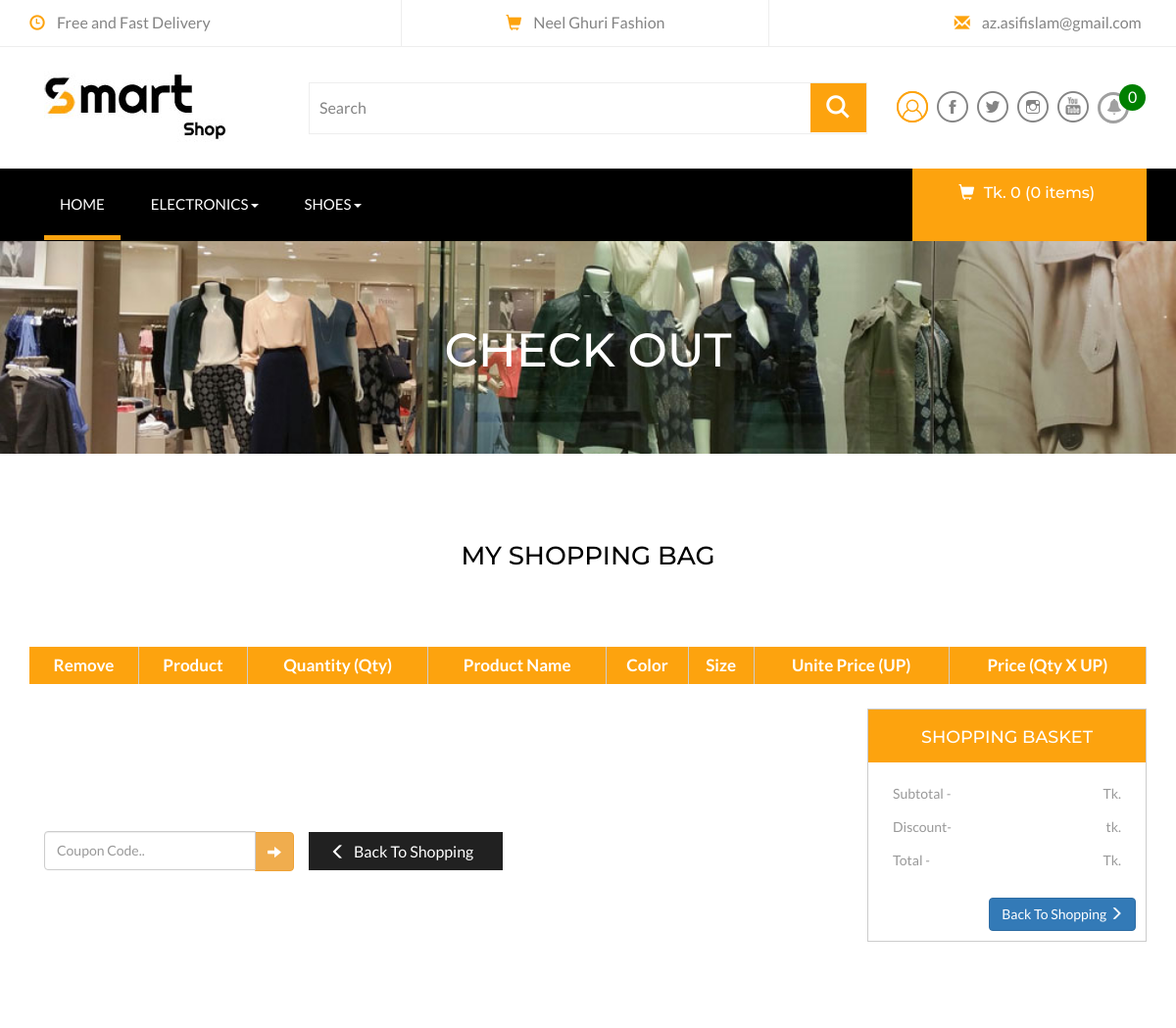
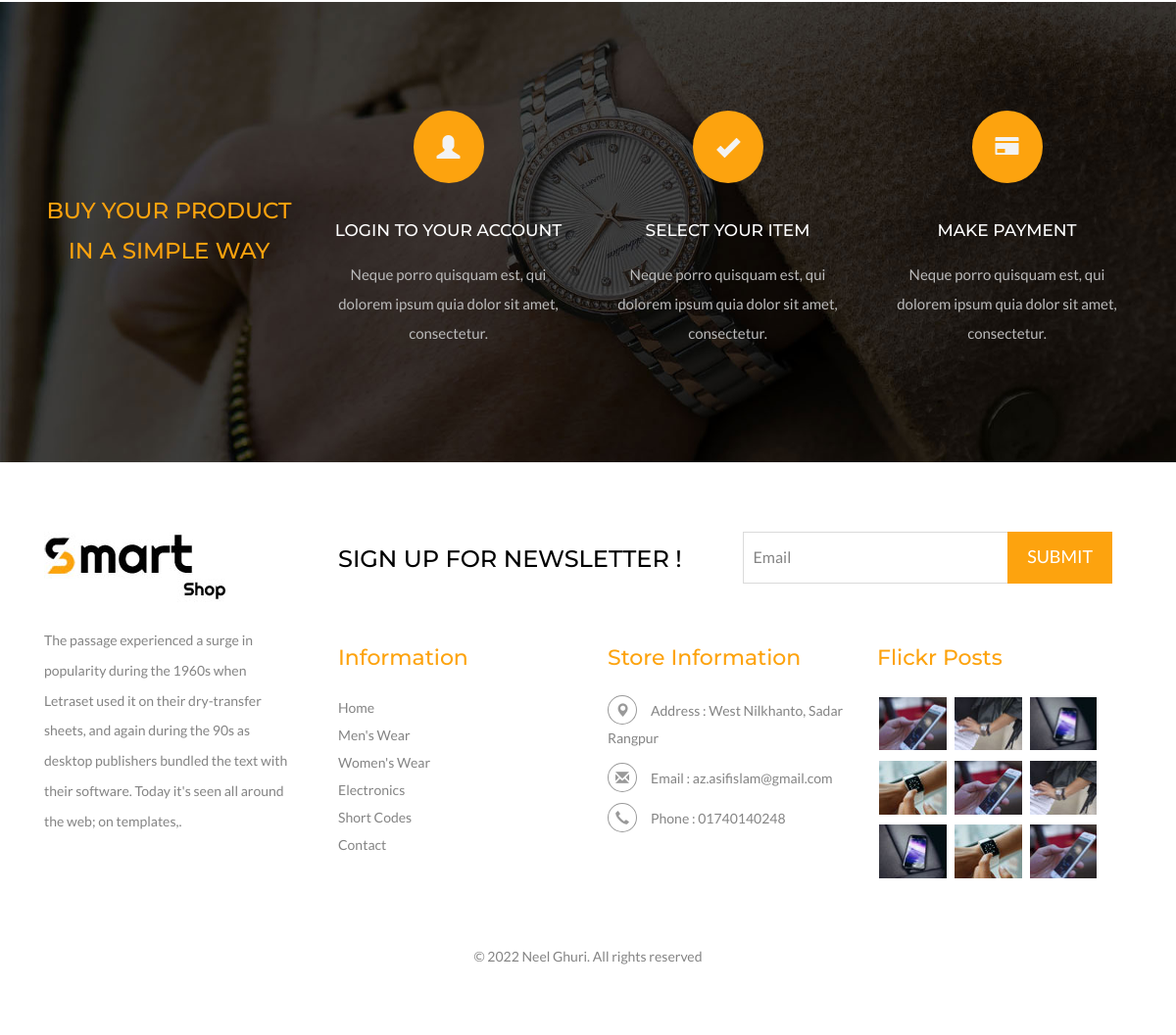
Page /order/cart-view/ (signed in) on the committed database (2 pictures, top to bottom).
### store/models.py (models this page shows, shortened)
class OurProjectInfo(models.Model):
    User=get_user_model();
    user=models.ForeignKey(User,on_delete=models.CASCADE)
    company_name = models.CharField(max_length=50,verbose_name="Company Name")
    company_address = models.CharField(max_length=250,verbose_name="Company address")
    about_company = models.CharField(max_length=250,verbose_name="About Company")
    email_adddress = models.CharField(max_length=50,verbose_name="Email adddress")
    contract_number = models.CharField(max_length=15,verbose_name="Contract Number")
    facebook = models.CharField(max_length=250,verbose_name="Facebook")
    twitter = models.CharField(max_length=250,verbose_name="Twitter")
    youtube = models.CharField(max_length=250,verbose_name="Youtube")
    linkedin = models.CharField(max_length=250,verbose_name="Linkedin")
    company_logo=models.ImageField(upload_to='logo')
    fabi_icon=models.ImageField(upload_to='fabi_icon')
    is_active=models.BooleanField(default=False)
    created=models.DateTimeField(auto_now_add=True)

class Category(models.Model):
    name=models.CharField(max_length=50,blank=False,null=False)
    image = models.ImageField(upload_to='category',blank=True,null=True)
    parent=models.ForeignKey("self",related_name="children", on_delete=models.CASCADE,max_length=50,blank=True,null=True)
    createddate=models.DateField(auto_now_add=True)
    class Meta:
        ordering=['-createddate']
        verbose_name_plural="Categories"

### account/models.py (models this page shows, shortened)
class User(AbstractBaseUser,PermissionsMixin):
    USER_TYPE=(
        ('visitor','visitor'),
        ('developer','developer'),
    )
    email=models.EmailField(unique=True, max_length=50)
    username=models.CharField(unique=True, max_length=100)
    REQUIRED_FIELDS=['username']
    USERNAME_FIELD='email'
    user_type=models.CharField(choices=USER_TYPE, max_length=100,default=USER_TYPE[0])
    is_staff=models.BooleanField(default=False)
    is_superuser=models.BooleanField(default=False)
    is_active=models.BooleanField(default=False)
    is_verify=models.BooleanField(default=False)
    objects=CustomManager()

### notification/models.py (models this page shows, shortened)
class UserObject(models.Model):
    user=models.OneToOneField(User,on_delete=models.CASCADE)
    createdate=models.DateTimeField(auto_now_add=True)

### order/models.py (models this page shows, shortened)
class Order(models.Model):
    PAYMENT_METHOD=(
        ('Cash on Delivery','Cash on Delivery'),
        ('PayPal','PayPal'),
        ('SSLcommerz','SSLcommerz'),
    )
    user = models.ForeignKey(User, on_delete=models.CASCADE)
    orderitems= models.ManyToManyField(Cart)
    ordered=models.BooleanField(default=False)
    created=models.DateField(auto_now_add=True)
    paymentId=models.CharField(max_length=250,blank=True,null=True)
    orderId=models.CharField(max_length=250,blank=True,null=True)
    payment_method=models.CharField(max_length=30,choices=PAYMENT_METHOD,default='Cash on Delivery')
    def get_totals(self):
        total=0
        return total

### order/views.py (the view)
# urls.py: path('cart-view/', views.cartView, name='cart'),
def cartView(request):
    if request.user.is_authenticated:
        carts = Cart.objects.filter(user=request.user,purchased = False)
        orders = Order.objects.filter(user=request.user, ordered = False)
        if carts.exists() and orders.exists():
            order = orders[0]
            coupon_form=CouponCodeForm(request.POST)
            if coupon_form.is_valid():
                current_time=timezone.now().date()
                code=coupon_form.cleaned_data.get('code')
                try:
                    coupon_obj=Coupon.objects.get(code=code)
                    if coupon_obj.valid_to >= current_time and coupon_obj.active_status==True:
                        get_discount=(coupon_obj.discount/100)*order.get_totals()
                        total_price_after_discount=order.get_totals()-get_discount
                        request.session['discount_amount']=get_discount
                        request.session['total_price_after_discount']=total_price_after_discount
                        request.session['coupon_code']=code
                        return redirect('order:cart')
                except Coupon.DoesNotExist:
                    coupon_obj = None
            request.session['discount_amount']=1700
            request.session['total_price_after_discount']=15300
            total_price_after_discount=request.session.get('total_price_after_discount')
            code=request.session.get('coupon_code')
            discount_amount=request.session.get('discount_amount')
            context={
                'carts':carts,
                'orders':orders[0],
                'coupon_form':coupon_form,
                'total_price_after_discount':total_price_after_discount,
                'discount_amount':discount_amount,
                'coupon_code':code,
            }
            return render(request,'frontend/cart_view.html',context);
        else:
            return render(request,'frontend/cart_view.html',{});
    else:
        return redirect('account:login')

### templates/frontend/cart_view.html (shortened to what this page needs)
{% extends 'base.html' %}
{% block main_cotents %}
<div class="page-head">
	<div class="container">
		<h3 style="color:#fff">Check Out</h3>
	</div>
</div>
<div class="checkout">
	<div class="container">
		<h3>My Shopping Bag</h3>
		<div class="table-responsive checkout-right animated wow slideInUp" data-wow-delay=".5s">
			<table class="timetable_sub">
				<thead>
					<tr>
						<th>Remove</th>
						<th>Product</th>
						<th>Quantity (qty)</th>
						<th>Product Name</th>
						<th>Color</th>
						<th>Size</th>
						<th>Unite Price (UP)</th>
						<th>Price (qty x UP)</th>
					</tr>
				</thead>
			</table>
		</div>
		<div class="checkout-left">
				<div class="checkout-right-basket animated wow slideInRight" data-wow-delay=".5s">
					<div class="col-lg-3 in-gp-tb">
						<form method="POST" action="">
							<div class="input-group" style="margin-top:-10px" >
							<input type="text" class="form-control" placeholder="Coupon Code.." name="code" style="height:40px">
							<span class="input-group-btn">
								<button class="btn btn-warning glyphicon glyphicon glyphicon-arrow-right" type="submit" style="height:40px;border-radius:none"></button>
							</span>
							</div>
						</form>
					</div>
					<a href="{% url 'order:cart' %}"><span class="glyphicon glyphicon-menu-left" aria-hidden="true"></span>Back To Shopping</a>
				</div>
				<div class="checkout-left-basket animated wow slideInLeft" data-wow-delay=".5s" style="margin-top:-185px">
					<h4>Shopping basket</h4>
					<ul>
						<li>Subtotal <i>-</i> <span>Tk.{{orders.get_totals}}</span></li>
						<li>Discount<i>-</i>
							<span>tk.
							</span>
						</li>
						<li>Total <i>-</i> <span>Tk.
						</span></li>
					</ul>
					<a href="{% url 'payment:checkout' %}" class="btn btn-primary pull-right" style="margin:10px;">Back To Shopping <span class="glyphicon glyphicon-menu-right" aria-hidden="true"></span></a>
				</div>
				<div class="clearfix"> </div>
			</div>
	</div>
</div>
{% endblock %}

### templates/base.html (shortened to what this page needs)
<!DOCTYPE html>
<html>
<head>
{% load category %}
{% load cart_product %}
{% load companyInfo %}
{% load notificationtags %}
{% load static %}
<link href="{% static 'assets/css/bootstrap.css' %}" rel="stylesheet" type="text/css" media="all" />
<link rel="stylesheet" href="{% static 'assets/css/flexslider.css' %}" type="text/css" media="screen" />
<link href="{% static 'assets/css/style.css' %}" rel="stylesheet" type="text/css" media="all" />
<link href="{% static '/css/pignose.layerslider.css' %}" rel="stylesheet" type="text/css' %}" media="all" />
</head>
<body>
<div class="header">
	<div class="container">
		<ul>
			<li><span class="glyphicon glyphicon-time" aria-hidden="true"></span>Free and Fast Delivery</li>
			<li><span class="glyphicon glyphicon-shopping-cart" aria-hidden="true"></span>{{ request|companyName  }}</li>
			<li><span class="glyphicon glyphicon-envelope" aria-hidden="true"></span><a href="mailto:{{request|companyEmail}}">{{request|companyEmail}}</a></li>
		</ul>
	</div>
</div>
<div class="header-bot">
	<div class="container">
		<div class="col-md-3 header-left">
			<h1>
				<a href="{% url 'store:index' %}"><img src="{{ request|companyLogo  }}"></a>
			</h1>
		</div>
		<div class="col-md-6 header-middle">
			<form method="post" action="">
				<div class="search">
					<input type="search" name="item" value="Search" onfocus="this.value = '';" onblur="if (this.value == '') {this.value = 'Search';}" required="">
				</div>
				<div class="sear-sub">
					<input type="submit" value=" ">
				</div>
			</form>
		</div>
		<div class="col-md-3 header-right footer-bottom">
			<ul>
				<li><a href="#" class="use1" data-toggle="modal" data-target="#myModal4"><span>Login</span></a>
				</li>
				<li><a class="fb" href="{{ request|facebook  }}"></a></li>
				<li><a class="twi" href="{{ request|twitter  }}"></a></li>
				<li><a class="insta" href="{{ request|linkedin  }}"></a></li>
				<li><a class="you" href="{{ request|youtube  }}"></a></li>
				<li class="dropdown-toggle" data-toggle="dropdown" aria-haspopup="true" aria-expanded="false">
					<a  title="Notifications" style="border:3px solid #A0A0A0;color:#A0A0A0;padding:5px 6px;border-radius:47px;overflow:hidden"
					class="glyphicon glyphicon-bell" href="{{ request|youtube  }}"></a>
					<span style="background: green;
					padding: 2px 9px;
					color: #fff;
					border-radius: 34px;
					margin-top: -39px;
					overflow: hidden;
					z-index: 4;
					position: absolute;
					margin-left: -10px;"
					>{{request.user|CountNotification}}</span>
				</li>
			</ul>
		</div>
	</div>
</div>
<div class="ban-top">
	<div class="container">
		<div class="top_nav_left">
			<nav class="navbar navbar-default">
			  <div class="container-fluid">
				<div class="collapse navbar-collapse menu--shylock" id="bs-example-navbar-collapse-1">
				  <ul class="nav navbar-nav menu__list">
					<li class="active menu__item menu__item--current"><a class="menu__link" href="{% url 'store:index' %}">Home <span class="sr-only">(current)</span></a></li>
					{% for cat in request.user|category %}
						{% if not cat.children.all %}
					<li class=" menu__item"><a class="menu__link" href="electronics.html">{{cat.name}}</a></li>
					{% else %}
					<li class="dropdown menu__item">
						<a href="#" class="dropdown-toggle menu__link" data-toggle="dropdown" role="button" aria-haspopup="true" aria-expanded="false">{{cat.name}}<span class="caret"></span></a>
					</li>
					{% endif%}
					{% endfor %}
				  </ul>
				</div>
			  </div>
			</nav>
		</div>
		<div class="top_nav_right">
			<div class="cart box_1">
					<a href="{% url 'order:cart' %}">
						{% if request.user.is_authenticated %}
						<h3> <div class="total">
								<i class="glyphicon glyphicon-shopping-cart" aria-hidden="true"></i>
								Tk. {{ request.user|cart_total}} ({{ request.user|cart_count}} items)
							</div>
						</h3>
						<p><a href="javascript:;" class="simpleCart_empty">&nbsp;</a></p>
						{% endif %}
					</a>
			</div>
		</div>
		<div class="clearfix"></div>
	</div>
</div>
{% block main_cotents %} {% endblock main_cotents %}
<div classs="coupons" style="background:url('{% static "assets/images/coupons.jpg"%}') no-repeat center;background-size:cover;min-height: 470px;padding-top:110px;">
	<div class="container">
		<div class="coupons-grids text-center">
			<div class="col-md-3 coupons-gd">
				<h3>Buy your product in a simple way</h3>
			</div>
			<div class="col-md-3 coupons-gd">
				<span class="glyphicon glyphicon-user" aria-hidden="true"></span>
				<h4>LOGIN TO YOUR ACCOUNT</h4>
				<p>Neque porro quisquam est, qui dolorem ipsum quia dolor
			sit amet, consectetur.</p>
			</div>
			<div class="col-md-3 coupons-gd">
				<span class="glyphicon glyphicon-ok" aria-hidden="true"></span>
				<h4>SELECT YOUR ITEM</h4>
				<p>Neque porro quisquam est, qui dolorem ipsum quia dolor
			sit amet, consectetur.</p>
			</div>
			<div class="col-md-3 coupons-gd">
				<span class="glyphicon glyphicon-credit-card" aria-hidden="true"></span>
				<h4>MAKE PAYMENT</h4>
				<p>Neque porro quisquam est, qui dolorem ipsum quia dolor
			sit amet, consectetur.</p>
			</div>
			<div class="clearfix"> </div>
		</div>
	</div>
</div>
<div class="footer">
	<div class="container">
		<div class="col-md-3 footer-left">
			<h2><a href="{% url 'store:index' %}"><img src="{{request|companyLogo}}" alt=" " /></a></h2>
			<p>{{request|aboutCompany}}.</p>
		</div>
		<div class="col-md-9 footer-right">
			<div class="col-sm-6 newsleft">
				<h3>SIGN UP FOR NEWSLETTER !</h3>
			</div>
			<div class="col-sm-6 newsright">
				<form>
					<input type="text" value="Email" onfocus="this.value = '';" onblur="if (this.value == '') {this.value = 'Email';}" required="">
					<input type="submit" value="Submit">
				</form>
			</div>
			<div class="clearfix"></div>
			<div class="sign-grds">
				<div class="col-md-4 sign-gd">
					<h4>Information</h4>
					<ul>
						<li><a href="index.html">Home</a></li>
						<li><a href="mens.html">Men's Wear</a></li>
						<li><a href="womens.html">Women's Wear</a></li>
						<li><a href="electronics.html">Electronics</a></li>
						<li><a href="codes.html">Short Codes</a></li>
						<li><a href="contact.html">Contact</a></li>
					</ul>
				</div>
				<div class="col-md-4 sign-gd-two">
					<h4>Store Information</h4>
					<ul>
						<li><i class="glyphicon glyphicon-map-marker" aria-hidden="true"></i>Address : {{request|companyAddress}}</span></li>
						<li><i class="glyphicon glyphicon-envelope" aria-hidden="true"></i>Email : <a href="{{request|companyEmail}}">{{request.user|companyEmail}}</a></li>
						<li><i class="glyphicon glyphicon-earphone" aria-hidden="true"></i>Phone : {{request|companyPhone}}</li>
					</ul>
				</div>
				<div class="col-md-4 sign-gd flickr-post">
					<h4>Flickr Posts</h4>
					<ul>
						<li><a href="single.html"><img src="{% static 'assets/images/b15.jpg' %}" alt=" " class="img-responsive" /></a></li>
						<li><a href="single.html"><img src="{% static 'assets/images/b16.jpg' %}" alt=" " class="img-responsive" /></a></li>
						<li><a href="single.html"><img src="{% static 'assets/images/b17.jpg' %}" alt=" " class="img-responsive" /></a></li>
						<li><a href="single.html"><img src="{% static 'assets/images/b18.jpg' %}" alt=" " class="img-responsive" /></a></li>
						<li><a href="single.html"><img src="{% static 'assets/images/b15.jpg' %}" alt=" " class="img-responsive" /></a></li>
						<li><a href="single.html"><img src="{% static 'assets/images/b16.jpg' %}" alt=" " class="img-responsive" /></a></li>
						<li><a href="single.html"><img src="{% static 'assets/images/b17.jpg' %}" alt=" " class="img-responsive" /></a></li>
						<li><a href="single.html"><img src="{% static 'assets/images/b18.jpg' %}" alt=" " class="img-responsive" /></a></li>
						<li><a href="single.html"><img src="{% static 'assets/images/b15.jpg' %}" alt=" " class="img-responsive" /></a></li>
					</ul>
				</div>
				<div class="clearfix"></div>
			</div>
		</div>
		<div class="clearfix"></div>
		<p class="copy-right">&copy 2022 Neel Ghuri. All rights reserved</p>
	</div>
</div>
</body>
</html>

### rows in the picture
OurProjectInfo: company_name "Neel Ghuri Fashion", email_adddress "az.asifislam@gmail.com", company_logo (picture), about_company "The passage experienced a surge in popularity during the 1960s when Letraset used it on their dry-transfer sheets, and again during the 90s as desktop publishers bundled the text with their software. Today it's seen all around the web; on templates,", company_address "West Nilkhanto, Sadar Rangpur", user|companyEmail "az.asifislam@gmail.com", contract_number "01740140248"
User: user|CountNotification "0", user|cart_total "0", user|cart_count "0"
Category: name "ELECTRONICS"
Category: name "SHOES"
